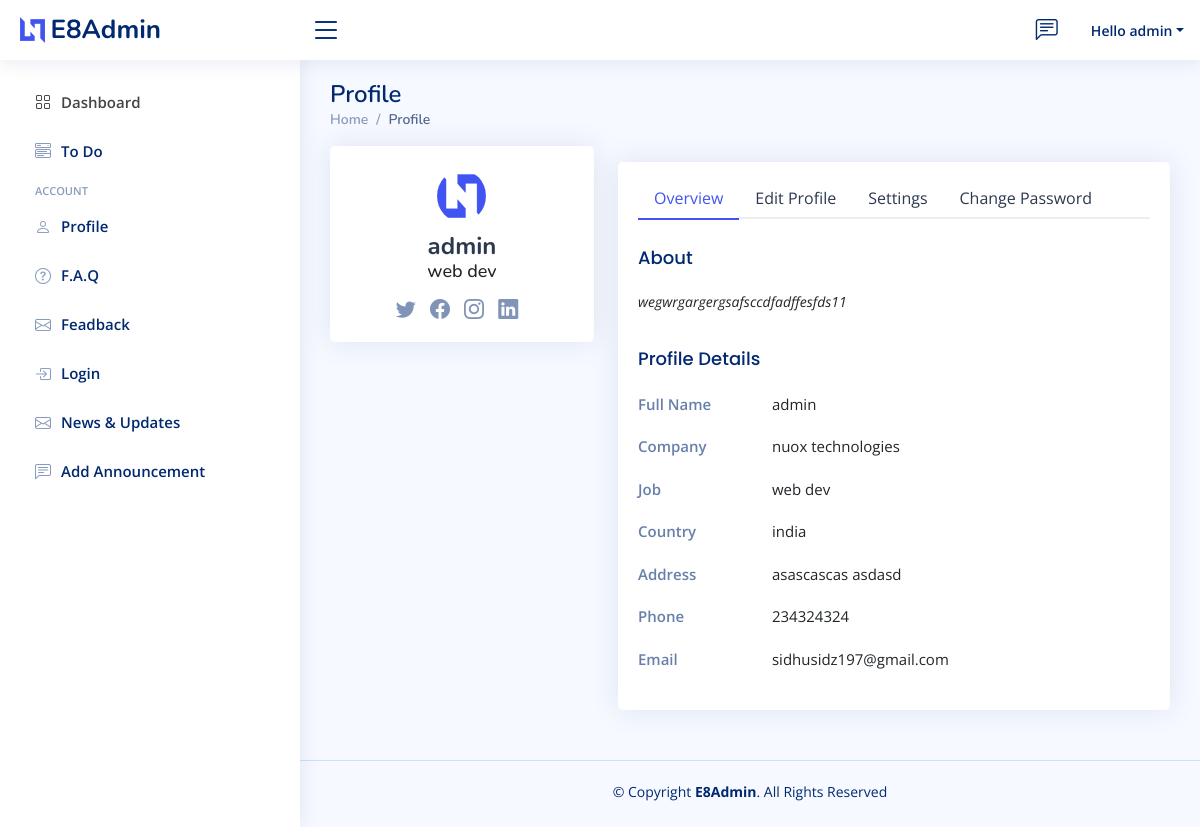
/uprofile (signed in), run on the app's committed database.
### myapp/models.py (models this page shows, shortened)
class user_profile3(models.Model):
    user3=models.ForeignKey(User,on_delete=models.CASCADE,blank=True)
    name3=models.CharField(max_length=100)
    image3=models.ImageField(upload_to='userprofile',blank=True)
    about3=models.CharField(max_length=400,blank=True)
    company3=models.CharField(max_length=100,blank=True)
    job3=models.CharField(max_length=50,blank=True)
    country3=models.CharField(max_length=20,blank=True)
    adress3=models.CharField(max_length=300,blank=True)
    phone3=models.CharField(max_length=30,blank=True)
    email3=models.CharField(max_length=30,blank=True)
    twitter3=models.CharField(max_length=30,blank=True)
    facebook3=models.CharField(max_length=30,blank=True)
    instagram3=models.CharField(max_length=30,blank=True)
    linkdin3=models.CharField(max_length=30,blank=True)
    notif_acc3=models.BooleanField('notif',default=False)

### myapp/views.py (the view)
# urls.py: path('uprofile',views.Profilepageview.as_view(),name="uprofile"),
class Profilepageview(View):
    @method_decorator(login_required(login_url='/log'))
    def get(self,request):
        user=request.user
        profile = user_profile3.objects.filter(user3=user).all()
        return render(request, "users-profile.html", {"profile": profile})

### templates/users-profile.html (shortened to what this page needs)
{% extends "base.html" %}
{% load static %}
{% block content %}
  <main id="main" class="main">
    <div class="pagetitle">
      <h1>Profile</h1>
      <nav>
        <ol class="breadcrumb">
          <li class="breadcrumb-item"><a href="{% url 'home' %}">Home</a></li>
          <li class="breadcrumb-item active">Profile</li>
        </ol>
      </nav>
    </div>
    <section class="section profile">
      <div class="row">
        <div class="col-xl-4">
          {% for prof in profile %}
          <div class="card">
            <div class="card-body profile-card pt-4 d-flex flex-column align-items-center">
              {% if prof.image3 %}
              <img src="{{prof.image3.url}}" alt="Profile" class="rounded-circle">
              {% endif %}
              <h2>{{prof.name3}}</h2>
              <h3>{{prof.job3}}</h3>
              <div class="social-links mt-2">
                {% if prof.twitter3 %}
                <a href="{{prof.twitter3}}" class="twitter"><i class="bi bi-twitter"></i></a>
                {% endif %}
                {% if prof.facebook3 %}
                <a href="{{prof.facebook3}}" class="facebook"><i class="bi bi-facebook"></i></a>
                {% endif %}
                {% if prof.instagram3 %}
                <a href="{{prof.instagram3}}" class="instagram"><i class="bi bi-instagram"></i></a>
                {% endif %}
                {% if prof.linkdin3 %}
                <a href="{{prof.linkdin3}}" class="linkedin"><i class="bi bi-linkedin"></i></a>
                {% endif %}
              </div>
            </div>
          </div>
          {% endfor %}
        </div>
        <div class="col-xl-8">
          <div class="card">
            <div class="card-body pt-3">
              <ul class="nav nav-tabs nav-tabs-bordered">
                <li class="nav-item">
                  <button class="nav-link active" data-bs-toggle="tab" data-bs-target="#profile-overview">Overview</button>
                </li>
                <li class="nav-item">
                  <button class="nav-link" data-bs-toggle="tab" data-bs-target="#profile-edit">Edit Profile</button>
                </li>
                <li class="nav-item">
                  <button class="nav-link" data-bs-toggle="tab" data-bs-target="#profile-settings">Settings</button>
                </li>
                <li class="nav-item">
                  <button class="nav-link" data-bs-toggle="tab" data-bs-target="#profile-change-password">Change Password</button>
                </li>
              </ul>
              <div class="tab-content pt-2">
                {% for prof in profile %}
                <div class="tab-pane fade show active profile-overview" id="profile-overview">
                  <h5 class="card-title">About</h5>
                  <p class="small fst-italic" id="abt">{{prof.about3}}</p>
                  <h5 class="card-title">Profile Details</h5>
                  <div class="row">
                    <div class="col-lg-3 col-md-4 label ">Full Name</div>
                    <div class="col-lg-9 col-md-8" >{{prof.name3}}</div>
                  </div>
                  <div class="row">
                    <div class="col-lg-3 col-md-4 label">Company</div>
                    <div class="col-lg-9 col-md-8">{{prof.company3}}</div>
                  </div>
                  <div class="row">
                    <div class="col-lg-3 col-md-4 label">Job</div>
                    <div class="col-lg-9 col-md-8" >{{prof.job3}}</div>
                  </div>
                  <div class="row">
                    <div class="col-lg-3 col-md-4 label">Country</div>
                    <div class="col-lg-9 col-md-8" >{{prof.country3}}</div>
                  </div>
                  <div class="row">
                    <div class="col-lg-3 col-md-4 label">Address</div>
                    <div class="col-lg-9 col-md-8">{{prof.adress3}}</div>
                  </div>
                  <div class="row">
                    <div class="col-lg-3 col-md-4 label">Phone</div>
                    <div class="col-lg-9 col-md-8">{{prof.phone3}}</div>
                  </div>
                  <div class="row">
                    <div class="col-lg-3 col-md-4 label">Email</div>
                    <div class="col-lg-9 col-md-8">{{prof.email3}}</div>
                  </div>
                </div>
                {% endfor %}
            </div>
          </div>
        </div>
      </div>
    </section>
  </main>
  {% endblock content %}

### templates/base.html (shortened to what this page needs)
  {% load static %}
  {% if user.is_authenticated %}
<!DOCTYPE html>
<html lang="en">
<head>
  <link rel="stylesheet" href="https://stackpath.bootstrapcdn.com/bootstrap/4.3.1/css/bootstrap.min.css">
  <link href="{% static 'assets/vendor/bootstrap/css/bootstrap.min.css' %}" rel="stylesheet">
  <link href="{% static 'assets/vendor/bootstrap-icons/bootstrap-icons.css' %}" rel="stylesheet">
  <link href="{% static 'assets/vendor/boxicons/css/boxicons.min.css' %}" rel="stylesheet">
  <link href="{% static 'assets/vendor/quill/quill.snow.css' %}" rel="stylesheet">
  <link href="{% static 'assets/vendor/quill/quill.bubble.css' %}" rel="stylesheet">
  <link href="{% static 'assets/vendor/remixicon/remixicon.css' %}" rel="stylesheet">
  <link href="{% static 'assets/css/style.css' %}" rel="stylesheet">
</head>
<body>
  <header id="header" class="header fixed-top d-flex align-items-center">
    <div class="d-flex align-items-center justify-content-between">
      <a href="{% url 'home' %}" class="logo d-flex align-items-center">
        <img src="{% static 'assets/img/logo.png' %}" alt="">
        <span class="d-none d-lg-block">E8Admin</span>
      </a>
      <i class="bi bi-list toggle-sidebar-btn"></i>
    </div>
    <nav class="header-nav ms-auto">
      <ul class="d-flex align-items-center">
        <li class="nav-item dropdown">
          <a class="nav-link nav-icon" href="#" data-bs-toggle="dropdown">
            <i class="bi bi-chat-left-text"></i>
          </a>
        </li>
        <li class="nav-item dropdown pe-3">
          <a class="nav-link nav-profile d-flex align-items-center pe-0" href="#" data-bs-toggle="dropdown">
            <span class="d-none d-md-block dropdown-toggle ps-2">Hello {{user.username}}</span>
          </a>
        </li>
      </ul>
    </nav>
  </header>
  <aside id="sidebar" class="sidebar">
    <ul class="sidebar-nav" id="sidebar-nav">
      <li class="nav-item">
        <a class="nav-link " href="{% url 'home' %}">
          <i class="bi bi-grid"></i>
          <span>Dashboard</span>
        </a>
      </li>
	   <li class="nav-item">
        <a class="nav-link collapsed" href="/todotask">
          <i class="bi bi-menu-button-wide"></i>
          <span>To Do</span>
        </a>
      </li>
      <li class="nav-heading">Account</li>
      <li class="nav-item">
        <a class="nav-link collapsed" href="/uprofile">
          <i class="bi bi-person"></i>
          <span>Profile</span>
        </a>
      </li>
      <li class="nav-item">
        <a class="nav-link collapsed" href="/faqs">
          <i class="bi bi-question-circle"></i>
          <span>F.A.Q</span>
        </a>
      </li>
      <li class="nav-item">
        <a class="nav-link collapsed" href="/feedb">
          <i class="bi bi-envelope"></i>
          <span>Feadback</span>
        </a>
      </li>
      <li class="nav-item">
        <a class="nav-link collapsed" href="/log">
          <i class="bi bi-box-arrow-in-right"></i>
          <span>Login</span>
        </a>
      </li>
      <li class="nav-item">
        <a class="nav-link collapsed" href="/newsup">
          <i class="bi bi-envelope"></i>
          <span>News & Updates</span>
        </a>
      </li>
      <li class="nav-item">
        <a class="nav-link collapsed" href="" data-bs-toggle="modal" data-bs-target="#announcement">
          <i class="bi bi-chat-left-text"></i>
          <span>Add Announcement</span>
        </a>
      </li>
    </ul>
  </aside>
  {% block content %}
  {% endblock content %}
  <footer id="footer" class="footer">
    <div class="copyright">
      &copy; Copyright <strong><span>E8Admin</span></strong>. All Rights Reserved
    </div>
    <div class="credits">
    </div>
  </footer>
</body>
</html>
{% endif %}

### static/assets/css/style.css (style rules this page uses)
:root { scroll-behavior: smooth; }
body { font-family: "Open Sans", sans-serif; background: #f6f9ff; color: #444444; }
a { color: #4154f1; text-decoration: none; }
h1, h2, h3, h4, h5, h6 { font-family: "Nunito", sans-serif; }
#main { margin-top: 60px; padding: 20px 30px; transition: all 0.3s; }
.pagetitle { margin-bottom: 10px; }
.pagetitle h1 { font-size: 24px; margin-bottom: 0; font-weight: 600; color: #012970; }
.card { margin-bottom: 30px; border: none; border-radius: 5px; box-shadow: 0px 0 30px rgba(1, 41, 112, 0.1); }
.card-title { padding: 20px 0 15px 0; font-size: 18px; font-weight: 500; color: #012970; font-family: "Poppins", sans-serif; }
.card-body { padding: 0 20px 20px 20px; }
.breadcrumb { font-size: 14px; font-family: "Nunito", sans-serif; color: #899bbd; font-weight: 600; }
.breadcrumb a { color: #899bbd; transition: 0.3s; }
.breadcrumb .breadcrumb-item::before { color: #899bbd; }
.breadcrumb .active { color: #51678f; font-weight: 600; }
.nav-tabs-bordered { border-bottom: 2px solid #ebeef4; }
.nav-tabs-bordered .nav-link { margin-bottom: -2px; border: none; color: #2c384e; }
.nav-tabs-bordered .nav-link.active { background-color: #fff; color: #4154f1; border-bottom: 2px solid #4154f1; }
.logo { line-height: 1; }
@media (min-width: 1200px) { .logo { width: 280px; } }
.logo img { max-height: 26px; margin-right: 6px; }
.logo span { font-size: 26px; font-weight: 700; color: #012970; font-family: "Nunito", sans-serif; }
.header { transition: all 0.5s; z-index: 997; height: 60px; box-shadow: 0px 2px 20px rgba(1, 41, 112, 0.1); background-color: #fff; padding-left: 20px; }
.header .toggle-sidebar-btn { font-size: 32px; padding-left: 10px; cursor: pointer; color: #012970; }
.header-nav ul { list-style: none; }
.header-nav>ul { margin: 0; padding: 0; }
.header-nav .nav-icon { font-size: 22px; color: #012970; margin-right: 25px; position: relative; }
.header-nav .nav-profile { color: #012970; }
.header-nav .nav-profile span { font-size: 14px; font-weight: 600; }
.sidebar { position: fixed; top: 60px; left: 0; bottom: 0; width: 300px; z-index: 996; transition: all 0.3s; padding: 20px; overflow-y: auto; scrollbar-width: thin; scrollbar-color: #aab7cf transparent; box-shadow: 0px 0px 20px rgba(1, 41, 112, 0.1); background-color: #fff; }
@media (min-width: 1200px) { #main, #footer { margin-left: 300px; } }
.sidebar-nav { padding: 0; margin: 0; list-style: none; }
.sidebar-nav li { padding: 0; margin: 0; list-style: none; }
.sidebar-nav .nav-item { margin-bottom: 5px; }
.sidebar-nav .nav-heading { font-size: 11px; text-transform: uppercase; color: #899bbd; font-weight: 600; margin: 10px 0 5px 15px; }
.sidebar-nav .nav-link { display: flex; align-items: center; font-size: 15px; font-weight: 600; transition: 0.3; padding: 10px 15px; border-radius: 4px; }
.sidebar-nav .nav-link i { font-size: 16px; margin-right: 10px; }
.sidebar-nav .nav-link.collapsed { color: #012970; background: #fff; }
.sidebar-nav .nav-link.collapsed i { color: #899bbd; }
.profile .profile-card img { max-width: 120px; }
.profile .profile-card h2 { font-size: 24px; font-weight: 700; color: #2c384e; margin: 10px 0 0 0; }
.profile .profile-card h3 { font-size: 18px; }
.profile .profile-card .social-links a { font-size: 20px; display: inline-block; color: rgba(1, 41, 112, 0.5); line-height: 0; margin-right: 10px; transition: 0.3s; }
.profile .profile-overview .row { margin-bottom: 20px; font-size: 15px; }
.profile .profile-overview .card-title { color: #012970; }
.profile .profile-overview .label { font-weight: 600; color: rgba(1, 41, 112, 0.6); }
.footer { padding: 20px 0; font-size: 14px; transition: all 0.3s; border-top: 1px solid #cddfff; }
.footer .copyright { text-align: center; color: #012970; }
.footer .credits { padding-top: 5px; text-align: center; font-size: 13px; color: #012970; }

### data on the page
user_profile3: image3 (picture), name3 "admin", job3 "web dev", about3 "wegwrgargergsafsccdfadffesfds11", company3 "nuox technologies", country3 "india", adress3 "asascascas asdasd", phone3 "234324324", email3 "sidhusidz197@gmail.com"

### other printed values
{{ user.username }} "admin"
